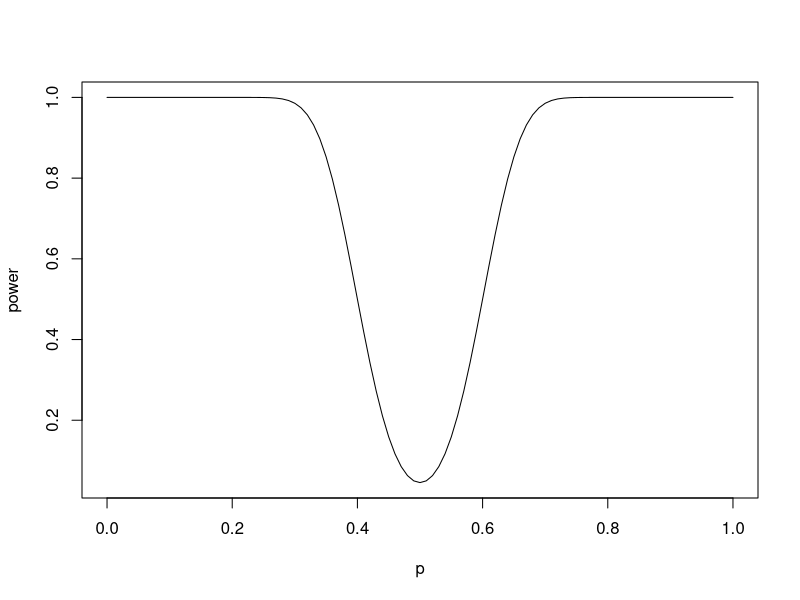

Here is the R script that generated this plot:
## ---- chunk 1
pnorm(-2.25) * 2
## ---- chunk 2
x <- seq(0, 1, by=0.01)
curve(1 - (pnorm(60, mean=100*x, sd=sqrt(100 * x * (1 - x))) - pnorm(40, mean=100*x, sd=sqrt(100*x*(1-x)))), xlab='p', ylab='power')
## ---- chunk 3
set.seed(1)
x <- rnorm(25, mean=0, sd=10)
x_se <- 10/sqrt(25)
x
## ---- chunk 4
set.seed(1)
x <- rnorm(100, mean=0, sd=10)
x_se <- 10/sqrt(100)
x
